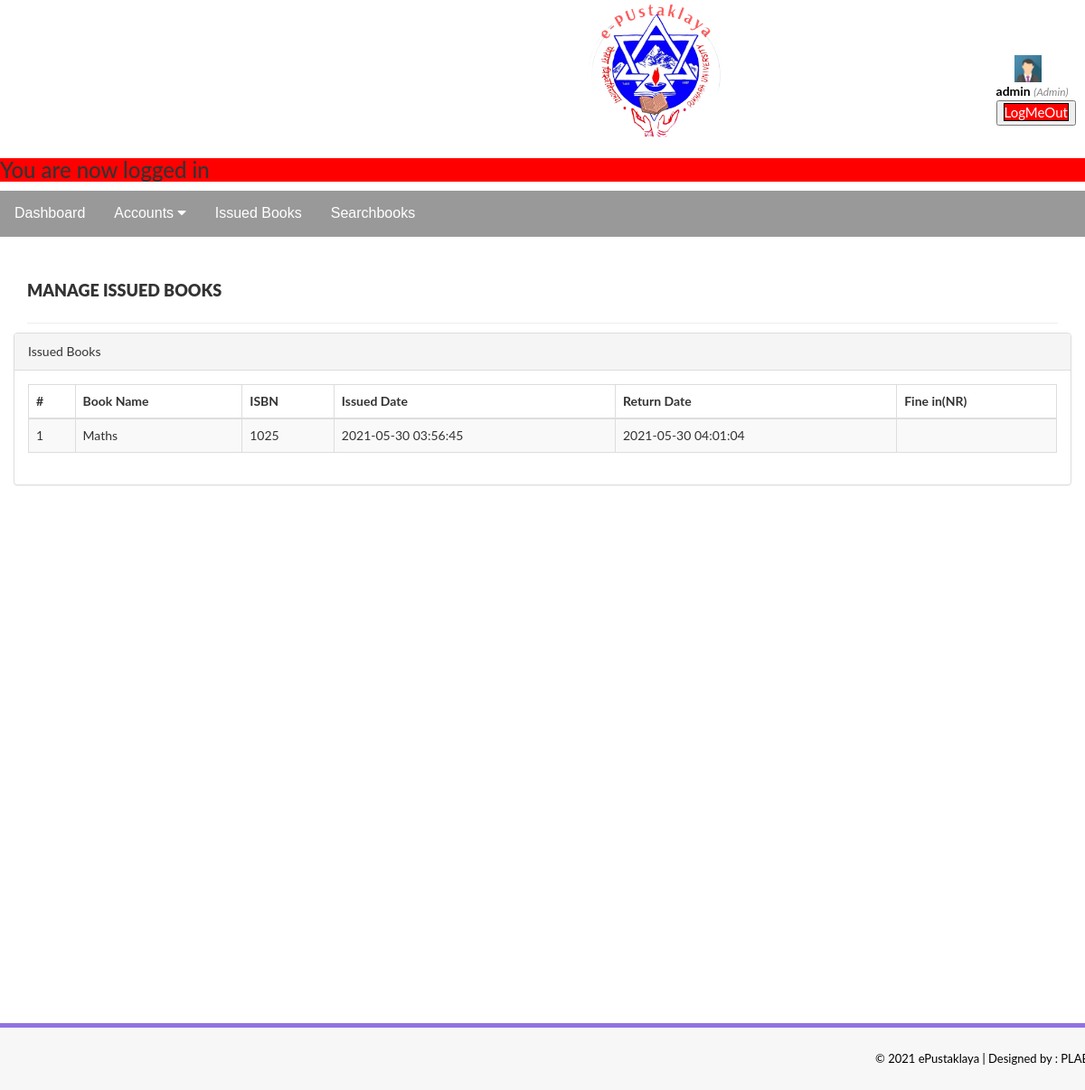
The page /user/issuedbooks.php (signed in) on the database its author committed.
### tables this page shows
CREATE TABLE `tblissuedbookdetails` (
  `id` int(11) NOT NULL,
  `BookId` int(11) DEFAULT NULL,
  `StudentID` varchar(150) DEFAULT NULL,
  `IssuesDate` timestamp NULL DEFAULT current_timestamp(),
  `ReturnDate` timestamp NULL DEFAULT NULL ON UPDATE current_timestamp(),
  `ReturnStatus` int(1) DEFAULT NULL,
  `fine` int(11) DEFAULT NULL
);

CREATE TABLE `tblbooks` (
  `id` int(11) NOT NULL,
  `BookName` varchar(255) DEFAULT NULL,
  `CatId` int(11) DEFAULT NULL,
  `AuthorId` int(11) DEFAULT NULL,
  `ISBNNumber` int(11) DEFAULT NULL,
  `BookPrice` int(11) DEFAULT NULL,
  `RegDate` timestamp NULL DEFAULT current_timestamp(),
  `UpdationDate` timestamp NULL DEFAULT NULL ON UPDATE current_timestamp()
);

### user/issuedbooks.php (the view, shortened to what this page needs)
<?php
include('includes/connection1.php');
function isLoggedIn()
        {
            if (isset($_SESSION['user']))
            {
            return true;
            }
            else
            {
            return false;
            }
        }
if (!isLoggedIn())
{
  $_SESSION['msg'] = "You must log in first";
  header('location:../index.php');
}
else{
    ?>
<!DOCTYPE html>
<html xmlns="http://www.w3.org/1999/xhtml">
<head>
    <link href="assets/css/bootstrap.css" rel="stylesheet" />
    <link href="assets/css/font-awesome.css" rel="stylesheet" />
    <link href="assets/js/dataTables/dataTables.bootstrap.css" rel="stylesheet" />
    <link href="assets/css/style.css" rel="stylesheet" />
</head>
<body style=" background: url(back.jpg) no-repeat center center fixed;
  -webkit-background-size: cover;
  -moz-background-size: cover;
  -o-background-size: cover;
  background-size: cover;">
<?php include('includes/header1.php');?>
    <div class="content-wrapper">
         <div class="container">
        <div class="row pad-botm">
            <div class="col-md-12">
                <h4 class="header-line">Manage Issued Books</h4>
    </div>
            <div class="row">
                <div class="col-md-12">
                    <div class="panel panel-default">
                        <div class="panel-heading">
                          Issued Books
                        </div>
                        <div class="panel-body">
                            <div class="table-responsive">
                                <table class="table table-striped table-bordered table-hover" id="dataTables-example">
                                    <thead>
                                        <tr>
                                            <th>#</th>
                                            <th>Book Name</th>
                                            <th>ISBN </th>
                                            <th>Issued Date</th>
                                            <th>Return Date</th>
                                            <th>Fine in(NR)</th>
                                        </tr>
                                    </thead>
                                    <tbody>
<?php
$sid=$_SESSION['stdid'];
$sql="SELECT accounts.FullName,tblbooks.BookName,tblbooks.ISBNNumber,tblissuedbookdetails.IssuesDate,tblissuedbookdetails.ReturnDate,tblissuedbookdetails.id as rid from  tblissuedbookdetails join accounts on accounts.id=tblissuedbookdetails.StudentID join tblbooks on tblbooks.id=tblissuedbookdetails.BookId order by tblissuedbookdetails.id desc";
$query = $dbh -> prepare($sql);
$query-> bindParam(':sid', $sid, PDO::PARAM_STR);
$query->execute();
$results=$query->fetchAll(PDO::FETCH_OBJ);
$cnt=1;
if($query->rowCount() > 0)
{
foreach($results as $result)
{               ?>
                                        <tr class="odd gradeX">
                                            <td class="center"><?php echo htmlentities($cnt);?></td>
                                            <td class="center"><?php echo htmlentities($result->BookName);?></td>
                                            <td class="center"><?php echo htmlentities($result->ISBNNumber);?></td>
                                            <td class="center"><?php echo htmlentities($result->IssuesDate);?></td>
                                            <td class="center"><?php if($result->ReturnDate=="")
                                            {?>
                                            <span style="color:red">
                                             <?php   echo htmlentities("Not Return Yet"); ?>
                                                </span>
                                            <?php } else {
                                            echo htmlentities($result->ReturnDate);
                                        }
                                            ?></td>
                                              <td class="center"><?php echo htmlentities($result->fine);?></td>
                                        </tr>
                        <?php $cnt=$cnt+1;}} ?>
                                    </tbody>
                                </table>
                            </div>
                        </div>
                    </div>
                </div>
            </div>
    </div>
    </div>
    </div>
  <?php include('includes/footer.php');?>
</body>
</html>
<?php } ?>

### user/assets/css/style.css (style rules this page uses)
.content-wrapper { margin-top: 40px; min-height:800px; padding-bottom:90px; }
.header-line { font-weight:900; padding-bottom:25px; border-bottom:1px solid #eeeeee; text-transform:uppercase; }
.pad-botm { padding-bottom:40px; }

### user/styleuser.css (style rules this page uses)
body { font-family: "Lato", sans-serif; background-color: #e4e9f0; }

### rows shown on the page
tblissuedbookdetails: BookId.BookName "Maths", BookId.ISBNNumber "1025", IssuesDate "2021-05-30 03:56:45", ReturnDate "2021-05-30 04:01:04"

### other values the page prints
$_SESSION['success'] "You are now logged in"
$_SESSION['user']['username'] "admin"
$_SESSION['user']['user_type'] "Admin"
